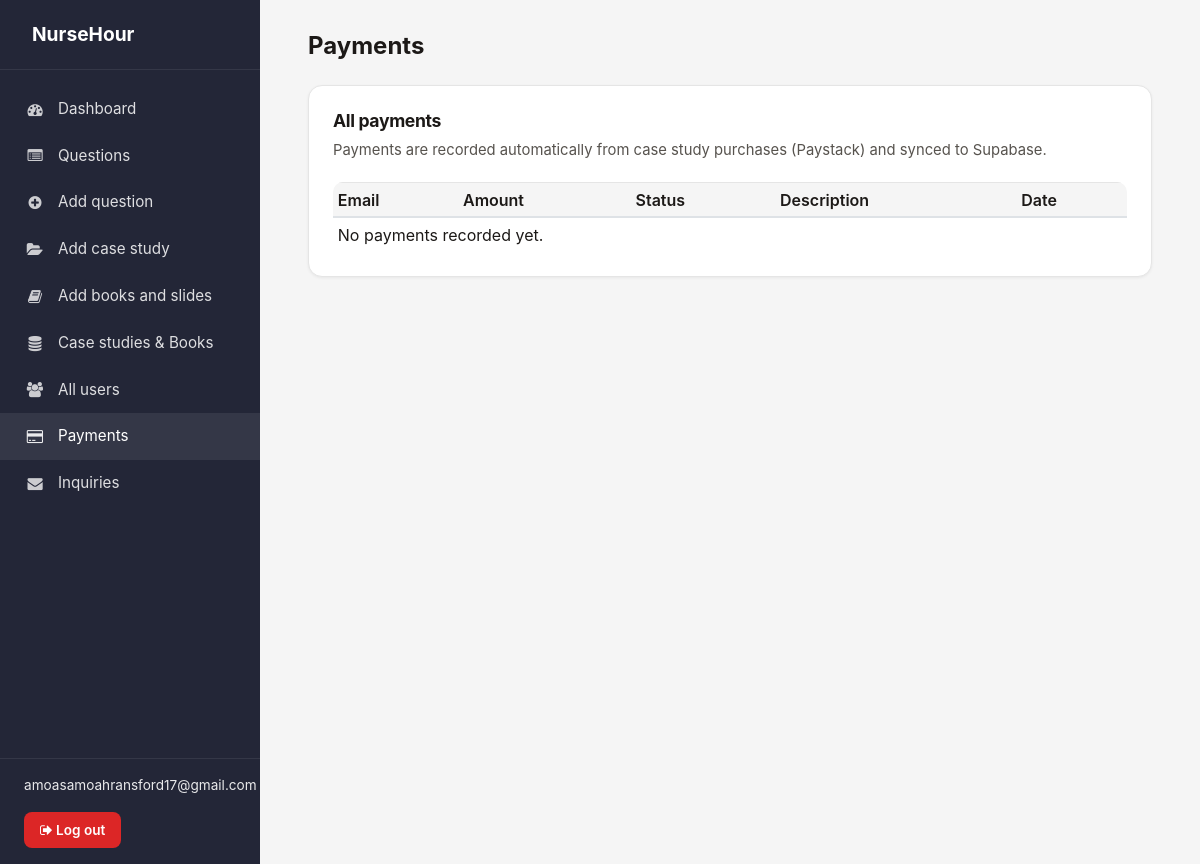
The page /admin-dashboard/payments/ (signed in) on the database as committed earlier.
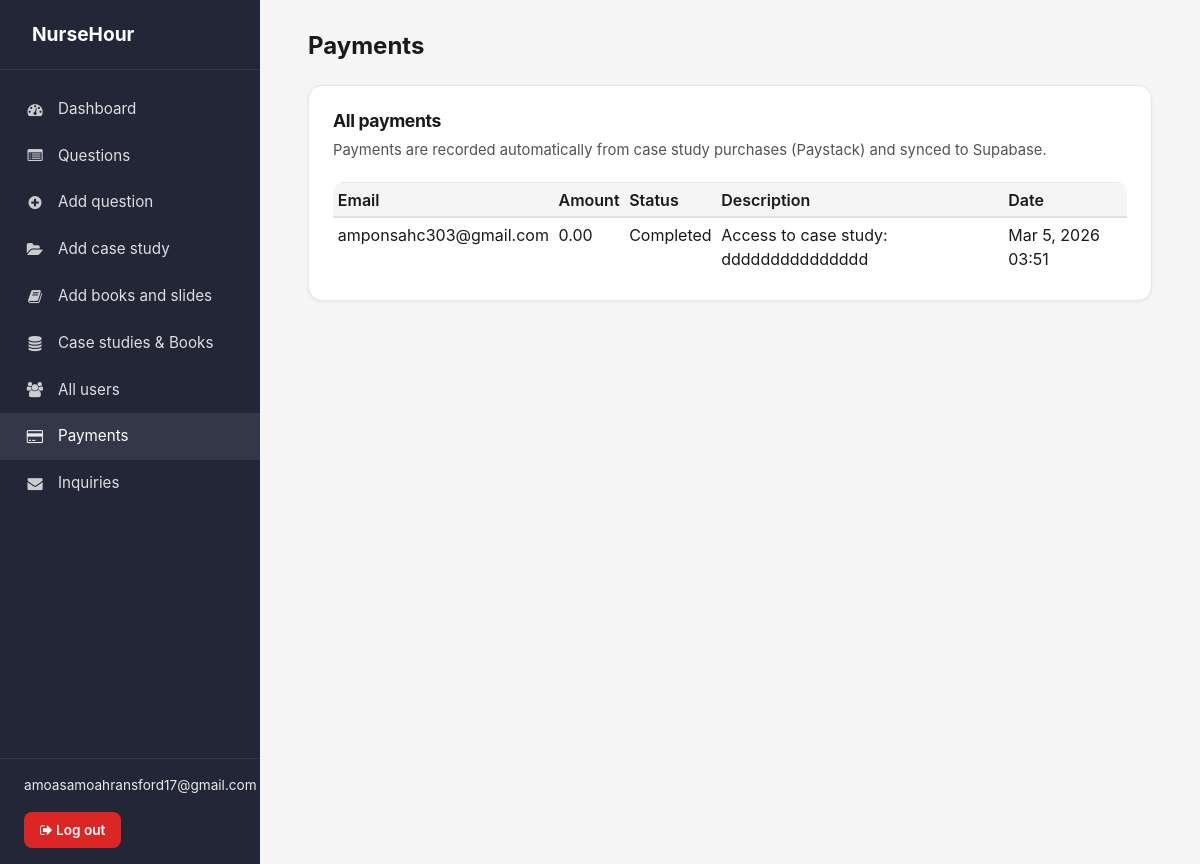
The same page on the database as committed later.
### website/models.py (models this page shows)
class Payment(models.Model):
    STATUS_CHOICES = [('pending', 'Pending'), ('completed', 'Completed'), ('failed', 'Failed'), ('refunded', 'Refunded')]
    user_email = models.EmailField(blank=True)
    amount = models.DecimalField(max_digits=12, decimal_places=2)
    status = models.CharField(max_length=20, choices=STATUS_CHOICES, default='pending')
    description = models.CharField(max_length=255, blank=True)
    created_at = models.DateTimeField(auto_now_add=True)
    class Meta:
        ordering = ['-created_at']

### website/views.py (the view)
    def wrapped(request, *args, **kwargs):
        if not request.user.is_authenticated:
            return redirect(settings.LOGIN_URL + '?next=' + request.path)
        if not _is_admin_user(request.user):
            return redirect('website:dashboard')
        return view_func(request, *args, **kwargs)

### website/views.py (called while the page is built)
def _is_admin_user(user):
    return user and user.is_authenticated and getattr(settings, 'ADMIN_EMAIL', None) and user.email == settings.ADMIN_EMAIL

def admin_required(view_func):
    def wrapped(request, *args, **kwargs):
        if not request.user.is_authenticated:
            return redirect(settings.LOGIN_URL + '?next=' + request.path)
        if not _is_admin_user(request.user):
            return redirect('website:dashboard')
        return view_func(request, *args, **kwargs)
    return wrapped

@login_required
@admin_required
def admin_payments(request):
    payments = Payment.objects.all()[:100]
    return render(request, 'website/admin_payments.html', {'payments': payments})

### templates/website/admin_payments.html (shortened to what this page needs)
{% extends 'dashboard_base.html' %}
{% load static %}
{% block page_title %}Payments{% endblock %}
{% block sidebar_nav %}
    <a href="{% url 'website:admin_dashboard' %}"><i class="fa fa-tachometer"></i> Dashboard</a>
    <a href="{% url 'website:admin_questions_list' %}"><i class="fa fa-list-alt"></i> Questions</a>
    <a href="{% url 'website:admin_add_question' %}"><i class="fa fa-plus-circle"></i> Add question</a>
    <a href="{% url 'website:admin_add_case_study' %}"><i class="fa fa-folder-open"></i> Add case study</a>
    <a href="{% url 'website:admin_add_books_slides' %}"><i class="fa fa-book"></i> Add books and slides</a>
    <a href="{% url 'website:admin_content_supabase' %}"><i class="fa fa-database"></i> Case studies & Books</a>
    <a href="{% url 'website:admin_all_users' %}"><i class="fa fa-users"></i> All users</a>
    <a href="{% url 'website:admin_payments' %}" class="db--active"><i class="fa fa-credit-card"></i> Payments</a>
    <a href="{% url 'website:admin_inquiries_list' %}"><i class="fa fa-envelope"></i> Inquiries</a>
{% endblock %}
{% block content %}
    <div class="db-card">
        <h2 class="db-card__title">All payments</h2>
        <p class="db-card__text" style="margin-bottom: 1.25rem;">Payments are recorded automatically from case study purchases (Paystack) and synced to Supabase.</p>
        <div class="table-responsive">
            <table class="table table-sm" style="margin: 0;">
                <thead>
                    <tr>
                        <th>Email</th>
                        <th>Amount</th>
                        <th>Status</th>
                        <th>Description</th>
                        <th>Date</th>
                    </tr>
                </thead>
                <tbody>
                    {% for p in payments %}
                    <tr>
                        <td>{{ p.user_email|default:"—" }}</td>
                        <td>{{ p.amount }}</td>
                        <td>{{ p.get_status_display }}</td>
                        <td>{{ p.description|default:"—"|truncatechars:40 }}</td>
                        <td>{{ p.created_at|date:"M j, Y H:i" }}</td>
                    </tr>
                    {% empty %}
                    <tr><td colspan="5">No payments recorded yet.</td></tr>
                    {% endfor %}
                </tbody>
            </table>
        </div>
    </div>
{% endblock %}

Rows that differ between the two databases and show on the page:
added Payment: user_email "amponsahc303@gmail.com", amount "0.00", status "Completed", description "Access to case study: ddddddddddddddd", created_at "Mar 5, 2026 03:51"
Other text that changed with them:
text no longer shown: "No payments recorded yet."
